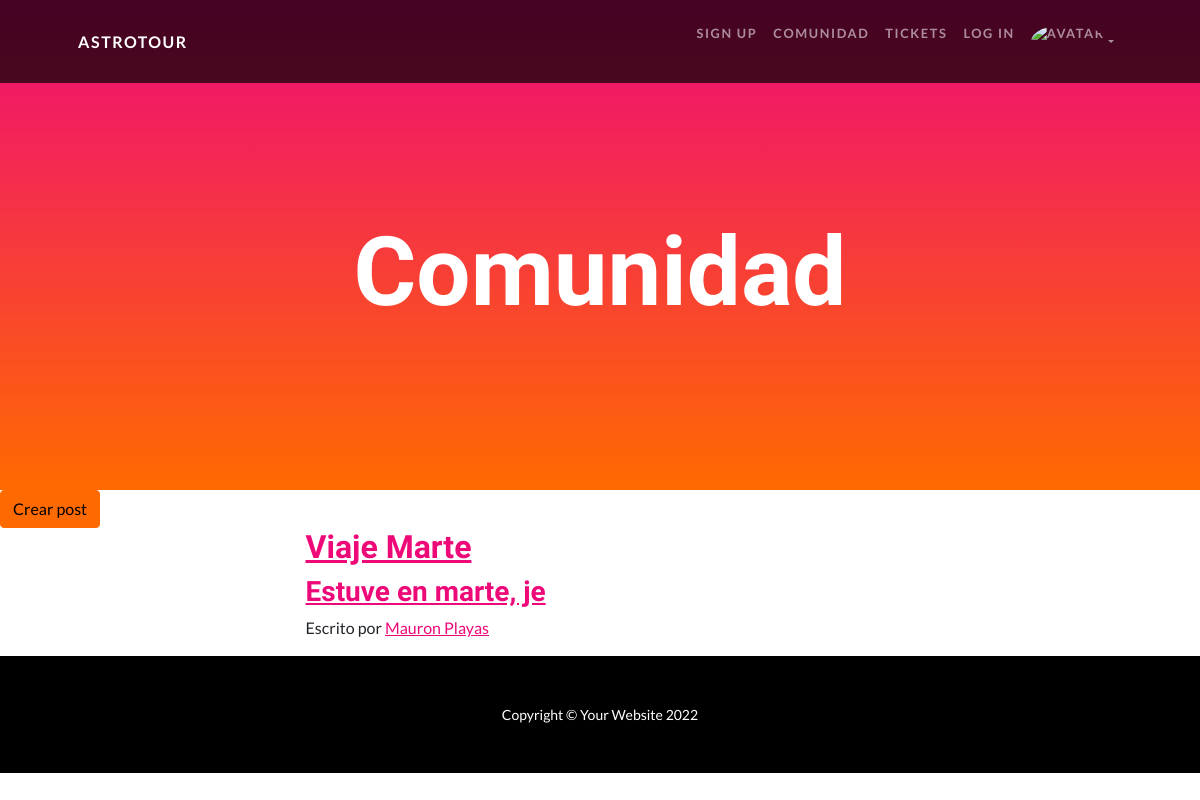
Before: /comunidad/posteos (signed in) with the older database file.
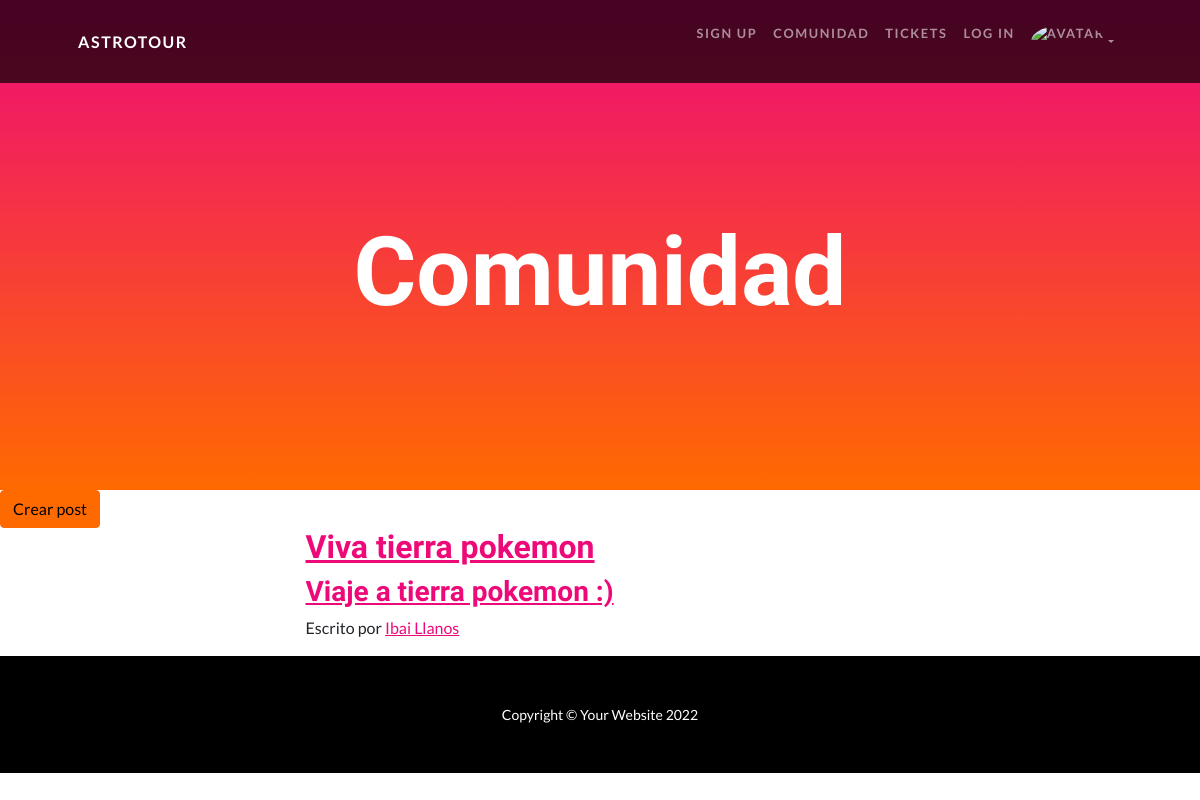
After: the same page with the newer database file.
### Comunidad/models.py (models this page shows, shortened)
class Posts(models.Model):
    usuario = models.ForeignKey(Astroturista, on_delete= models.CASCADE)
    nombre_post = models.CharField(max_length= 50)
    descripcion = models.CharField(max_length= 50)
    texto = models.TextField()
    imagen = models.ImageField(upload_to = "imagen", null = True, blank = True)

### Usuario/models.py (models this page shows)
class Astroturista(models.Model):
    peso = models.IntegerField(null = True, blank = True)
    pasaporte_espacial = models.IntegerField()
    user = models.OneToOneField(User, on_delete=models.CASCADE)
    avatar = models.ImageField(upload_to = "avatares", null = True, blank = True)
    def __str__(self):
        return f"{self.user.first_name} {self.user.last_name}"

### Comunidad/views.py (the view)
# urls.py: path("posteos", views.posteos, name = "Ver_post"),
def posteos(request):
    post = Posts.objects.all()
    contexto={
        'post': post,
        'posteos': posteos
    }
    return render(request, 'inicio_posts.html', contexto)

### Comunidad/templates/inicio_posts.html
{% extends "padre_comunidad.html" %}
{% block ContenidoQueCambia %}
{% if request.user.is_authenticated %}
<a type="btn" class="btn btn-secondary" href="{% url 'Crear_posts' %}">Crear post</a>
{% endif %}
{% for posteo in post %}
<section>
    <div class="container px-4 px-lg-5">
        <div class="row gx-4 gx-lg-5 justify-content-center">
            <div class="col-md-10 col-lg-8 col-xl-7">
                <div class="post-preview">
                    <a href="{% url 'Mostrar_posts' posteo.pk %}">
                        <h2 class="post-title">{{posteo.nombre_post}}</h2>
                        <h3 class="post-subtitle">{{posteo.descripcion}}</h3>
                    </a>
                        <p class="post-meta">
                            Escrito por
                            <a href="{% url 'Perfil-astro' posteo.usuario.user.pk %}">{{posteo.usuario}}</a>
                        </p>
                </div>
            </div>
        </div>
    </div>
</section>
{% endfor %}
{% endblock ContenidoQueCambia %}

### Comunidad/templates/padre_comunidad.html (shortened to what this page needs)
<!DOCTYPE html>
<html lang="en">
    <head>
        {% load static %}
        <link href="{% static 'Usuario/css/styles.css' %}" rel="stylesheet" />
        <link  href = "{% static 'Usuario/css/style_post.css' %}" rel = "stylesheet" type="text/css"/>
    </head>
    <body id="page-top">
        <nav class="navbar navbar-expand-lg navbar-dark navbar-custom fixed-top">
            <div class="container px-5">
                <a class="navbar-brand" href="#page-top">AstroTour</a>
                <div class="collapse navbar-collapse" id="navbarResponsive">
                    <ul class="navbar-nav ms-auto">
                        <li class="nav-item"><a class="nav-link" href="{% url 'Login' %}">Sign Up</a></li>
                        <li class="nav-item"><a class="nav-link" href="{% url 'Ver_post' %}">Comunidad</a></li>
                        <li class="nav-item"><a class="nav-link" href="{% url 'Crear_ticket' %}">Tickets</a></li>
                        <li class="nav-item"><a class="nav-link" href="#!">Log In</a></li>
                        {% if request.user.is_authenticated %}
                        <li class = "nav-item">
                            <div class="dropdown">
                                <a class="nav-link dropdown-toggle d-flex align-items-center" type="button" id="dropdownMenuButton2" data-bs-toggle="dropdown" aria-expanded="false">
                                    <img src="https://www.informador.mx/__export/1591209620028/sites/elinformador/img/2020/06/03/whatsapp_image_2020-06-03_at_1_22_36_pm_x1x_crop1591209586178.jpg_423682103.jpg" class="rounded-circle"
                                    height="35" alt="Avatar" loading="lazy" />
                                </a>
                            </div>
                        </li>
                        {% endif %}
                    </ul>
                </div>
            </div>
        </nav>
        <header class="masthead text-center text-white">
            <div class="masthead-content">
                <div class="container px-8">
                    <h1 class="masthead-heading mb-0">Comunidad</h1>
                </div>
            </div>
        </header>
        {% block ContenidoQueCambia %}
        {% endblock ContenidoQueCambia %}
        <footer class="py-5 bg-black">
            <div class="container px-5"><p class="m-0 text-center text-white small">Copyright &copy; Your Website 2022</p></div>
        </footer>
    </body>
</html>

Changed rows visible on the page:
removed Posts: nombre_post "Viaje Marte", descripcion "Estuve en marte, je", usuario "Mauron Playas"
added Posts: nombre_post "Viva tierra pokemon", descripcion "Viaje a tierra pokemon :)", usuario "Ibai Llanos"
